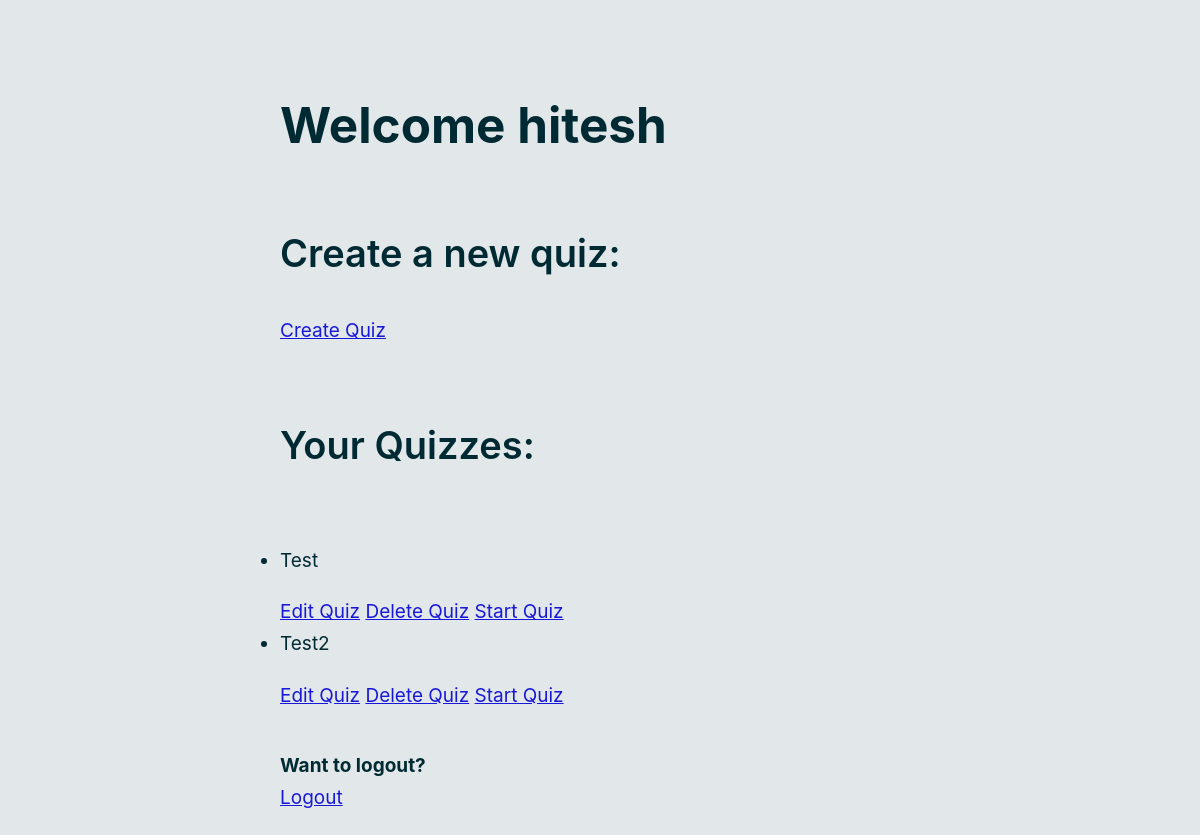
The page /admin_dashboard (signed in) on the database its author committed.
### tables this page shows
CREATE TABLE Admins(
    admin_id INTEGER PRIMARY KEY AUTOINCREMENT,
    username TEXT UNIQUE NOT NULL,
    email_id UNIQUE NOT NULL,
    password TEXT NOT NULL
);

CREATE TABLE Quizzes(
    quiz_id TEXT PRIMARY KEY NOT NULL,
    quiz_name TEXT NOT NULL,
    admin_id INTEGER,
    start_time TIMESTAMP,
    FOREIGN KEY (admin_id) REFERENCES Admins (admin_id) ON DELETE CASCADE
);

### quiz_app/interface.py (the view)
@bp.route('/admin_dashboard', methods=('GET', 'POST'))
@admin_login_required
def admin_dashboard():
    Quizzes = get_db().execute(
        'SELECT * FROM Quizzes WHERE admin_id = ?', (g.admin['admin_id'],)
    ).fetchall()
    return render_template('admin_dashboard.html', Quizzes=Quizzes)

### quiz_app/auth.py (called while the page is built)
@bp.before_app_request
def load_logged_in_user():
    user_id = session.get('user_id')
    admin_id = session.get('admin_id')
    if admin_id is None:
        g.admin = None
    else:
        g.admin = get_db().execute(
            'SELECT * FROM Admins WHERE admin_id = ?', (admin_id,)
        ).fetchone()
    if user_id is None:
        g.user = None
    else:
        g.user = get_db().execute(
            'SELECT * FROM Users WHERE id = ?', (user_id,)
        ).fetchone()

def admin_login_required(view):
    @functools.wraps(view)
    def wrapped_view(**kwargs):
        if g.admin is None:
            return redirect(url_for('auth.login_admin'))
        return view(**kwargs)
    return wrapped_view

### quiz_app/db.py (called while the page is built)
def get_db():
    if 'db' not in g:
        g.db = sqlite3.connect(
            current_app.config['DATABASE'],
            detect_types=sqlite3.PARSE_DECLTYPES
        )
        g.db.row_factory = sqlite3.Row
    return g.db

### templates/admin_dashboard.html (shortened to what this page needs)
{% extends 'base.html' %}
    {% block content %}
    <h1>Welcome {{g.admin['username']}}</h1>
    <h2>Create a new quiz:</h2>
    <a href="{{url_for('quiz.create')}}" type="button" class="btn btn-outline-success">Create Quiz</a>
    <h2>Your Quizzes:</h2>
    <div class="your_quizzes">
        <ul>
            {% for quiz in Quizzes %}
                {% if quiz['admin_id'] == g.admin['admin_id'] %}
                    <li>{{quiz['quiz_name']}}</li>
                    <a href="{{url_for('quiz.add_questions',quiz_id=quiz['quiz_id'])}}" type="button" class="btn btn-outline-success">Edit Quiz</a>
                    <a href="{{url_for('quiz.delete_quiz',quiz_id=quiz['quiz_id'])}}" type="button" class="btn btn-outline-danger">Delete Quiz</a>
                    <a href="{{url_for('quiz.start_quiz',quiz_id=quiz['quiz_id'])}}" type="button" class="btn btn-outline-primary">Start Quiz</a>
                {% endif %}
            {% endfor %}
        </ul>
    </div>
    <h4>Want to logout?</h4>
    <a href="{{url_for('auth.logout')}}" type="button" class="btn btn-outline-danger" style="bottom: 20px;">Logout</a>
    {% endblock %}

### rows shown on the page
Admins: admin.username "hitesh"
Quizzes: quiz_name "Test"
Quizzes: quiz_name "Test2"
